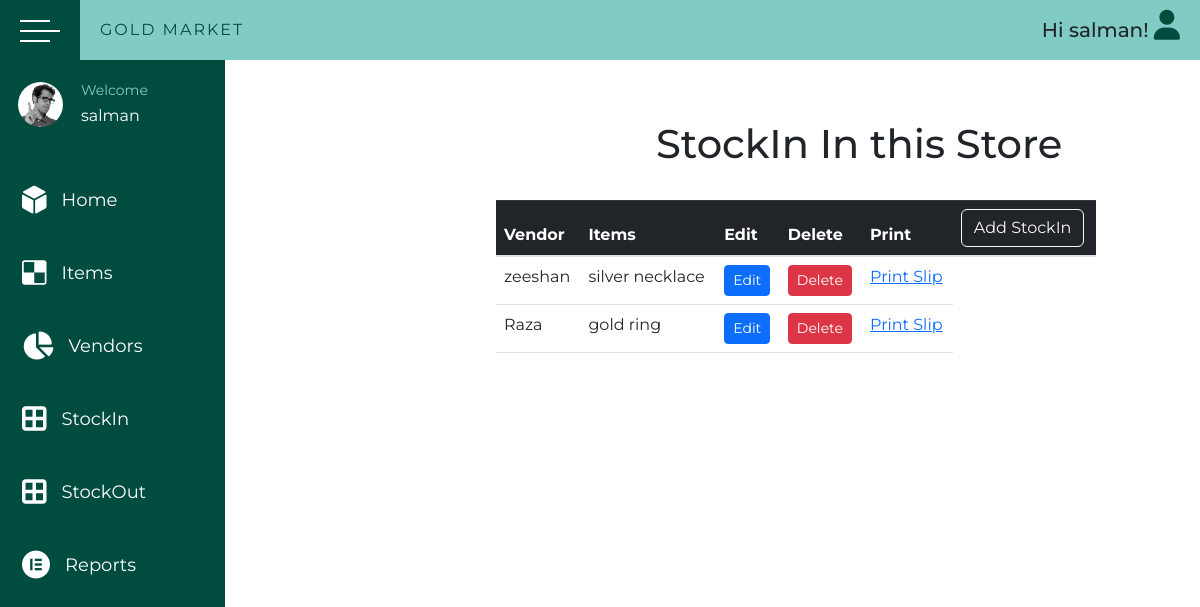
The page /shop/stockin (signed in) on the database its author committed.
### shop/models.py (models this page shows, shortened)
class User(AbstractUser):
    phone = models.CharField(max_length=15)
    class Meta:
        verbose_name = 'User'

class StockIn(models.Model):
    items = models.ForeignKey(Items, on_delete=models.CASCADE)
    vendor = models.ForeignKey(Vendors, on_delete=models.CASCADE)
    class Meta:
        verbose_name = 'StockIn'
        verbose_name_plural = 'StockIn'

class Vendors(models.Model):
    name = models.CharField(max_length=45)
    address = models.CharField(max_length=150)
    email = models.EmailField(unique=True)
    company = models.ForeignKey(Company, on_delete=models.CASCADE)
    def __str__(self):
        return self.name
    class Meta:
        verbose_name = 'Vendor'

class Items(models.Model):
    name = models.CharField(max_length=45)
    gross_weight = models.CharField(max_length=5)
    net_weight = models.CharField(max_length=5)
    labour_wastage = models.CharField(max_length=5)
    purity = models.CharField(max_length=5)
    fine = models.CharField(max_length=5)
    amount = models.CharField(max_length=10)
    type = models.ForeignKey(Types, on_delete=models.CASCADE)
    qr_code = models.ImageField(upload_to='qr_codes', blank=True)
    vendor = models.ForeignKey(Vendors, on_delete=models.CASCADE)
    def __str__(self):
        return str(self.name)
    class Meta:
        verbose_name = 'Item'

### shop/views.py (the view, shortened to what this page needs)
# urls.py: path('stockin', views.StockinView.as_view(), name='stockin'),
class StockinView(LoginRequiredMixin, ListView, FormView):
    model = StockIn
    template_name = "shop/stockin.html"
    context_object_name = "stockin"
    form_class = StockinForm
    success_url = "/shop/stockin"
    def get_context_data(self, **kwargs):
        context = super().get_context_data(**kwargs)
        context["stockin_form"] = StockinForm()
        return context

### shop/templates/shop/stockin.html (shortened to what this page needs)
{% extends 'shop/base/base.html' %}
{% load static %}
{% block css_files %}
  <link rel="stylesheet" href="{% static 'shop/items.css'%}" />
{% endblock %}
{% block content %}
  <h1 class="head">StockIn In this Store</h1>
  <table class="table w-50">
    <thead class="table-dark">
      <tr>
        <th scope="col">Vendor</th>
        <th scope="col">Items</th>
        <th scope="col">Edit</th>
        <th scope="col">Delete</th>
        <th scope="col">Print</th>
        <th scope="col"><button type="button" class="btn btn-outline-light" data-bs-toggle="modal" data-bs-target="#exampleModal">Add StockIn</button></th>
      </tr>
    </thead>
    <tbody>
      {% for stock in stockin %}
        <tr>
          <td>{{ stock.vendor }}</td>
          <td>{{ stock.items }}</td>
          <td><a class="js-edit btn btn-sm btn-primary" href="{% url 'stockin_update' stock.id %}">Edit</a></td>
          <td><a class="js-edit btn btn-sm btn-danger" href="{% url 'stockin_delete' stock.id %}">Delete</a></td>
          <td><a href="{% url 'slip' stock.id %}">Print Slip</a></td>
        </tr>
      {% endfor %}
    </tbody>
  </table>
{% endblock %}

### shop/templates/shop/base/base.html (shortened to what this page needs)
{% load static %}
<!DOCTYPE HTML>
<html lang="en">
  <head>
  <link rel="stylesheet" href="{% static 'shop/base.css' %}">
  <link rel="stylesheet" href="https://maxcdn.bootstrapcdn.com/bootstrap/4.0.0-beta/css/bootstrap.min.css">
   <link href="https://cdn.jsdelivr.net/npm/bootstrap@5.2.3/dist/css/bootstrap.min.css" rel="stylesheet" />
   <link href="https://cdn.jsdelivr.net/npm/bootstrap@5.2.3/dist/css/bootstrap.min.css" rel="stylesheet" />
    {% block css_files %}
    {% endblock %}
  </head>
  <body>
 <div class="wrapper">
        <div class="top_navbar">
          <div class="hamburger">
             <div class="hamburger__inner">
               <div class="one"></div>
               <div class="two"></div>
               <div class="three"></div>
             </div>
          </div>
          <div class="menu">
            <div class="logo">
              Gold Market
            </div>
            <div class="right_menu">
              <div class="login">
                {% if user.is_authenticated %}
                <h5>Hi {{ user.username }}!</h5>
                {% else %}
                <a href="{% url 'login' %}"><button>Login</button></a> |
                <a href="{% url 'signup' %}"><button>Signup</button></a>
                {% endif %}
                </div>
              <ul>
                <li><i class="fas fa-user"></i>
                </li>
              </ul>
            </div>
          </div>
        </div>
        <div class="main_container">
            <div class="sidebar">
                <div class="sidebar__inner">
                  <div class="profile">
                    <div class="img">
                      <img src="{% static 'shop/images/user2-160x160.jpg'%}" alt="profile_pic">
                    </div>
                    <div class="profile_info">
                       <p>Welcome</p>
                       <p class="profile_name">{{ user.username }}</p>
                    </div>
                  </div>
                  <ul>
                    <li>
                      <a href="{% url 'home' %}">
                        <span class="icon"><i class="fas fa-dice-d6"></i></span>
                        <span class="title">Home</span>
                      </a>
                    </li>
                    <li>
                      <a href="{% url 'items' %}">
                        <span class="icon"><i class="fab fa-delicious"></i></span>
                        <span class="title">Items</span>
                      </a>
                    </li>
                    <li>
                      <a href="{% url 'vendors' %}">
                        <span class="icon"><i class="fas fa-chart-pie"></i></span>
                        <span class="title">Vendors</span>
                      </a>
                    </li>
                    <li>
                      <a href="{% url 'stockin' %}">
                        <span class="icon"><i class="fas fa-border-all"></i></span>
                        <span class="title">StockIn</span>
                      </a>
                    </li>
                    <li>
                      <a href="{% url 'stockout' %}">
                        <span class="icon"><i class="fas fa-border-all"></i></span>
                        <span class="title">StockOut</span>
                      </a>
                    </li>
                    <li>
                      <a href="{% url 'reports' %}">
                        <span class="icon"><i class="fab fa-elementor"></i></span>
                        <span class="title">Reports</span>
                      </a>
                    </li>
                  </ul>
                </div>
            </div>
            <div class="container">
            </div>
      {% block content %}
      {% endblock %}
  </body>
  </html>

### shop/static/shop/base.css (style rules this page uses)
* { margin: 0; padding: 0; list-style: none; box-sizing: border-box; text-decoration: none; font-family: "Montserrat", sans-serif; }
.wrapper { width: 100%; height: 100%; }
.top_navbar { background: #80cbc4; height: 60px; display: flex; position: fixed; width: 100%; top: 0; }
.top_navbar .hamburger { width: 80px; background: #004d40; position: relative; font-size: 28px; }
.top_navbar .hamburger .hamburger__inner { position: absolute; top: 50%; left: 50%; transform: translate(-50%, -50%); cursor: pointer; width: 40px; height: 20px; }
.top_navbar .hamburger__inner > div { width: 30px; height: 2px; background: #fff; position: absolute; top: 0; left: 0; }
.top_navbar .hamburger div.two { top: 10px; width: 40px; }
.top_navbar .hamburger div.three { top: 20px; }
.top_navbar .menu { width: calc(100% - 80px); height: 100%; display: flex; justify-content: space-between; align-items: center; padding: 0 20px; }
.top_navbar .menu .logo { color: #004d40; text-transform: uppercase; letter-spacing: 2px; }
.top_navbar .menu .right_menu .login { margin-left: -15rem; margin-top: 1rem; margin-bottom: -2rem; }
.top_navbar .menu .right_menu .login h5 { margin-left: 8rem; margin-top: 1rem; margin-bottom: -2rem; }
.top_navbar .menu .right_menu ul { display: flex; }
.top_navbar .menu .right_menu ul li { position: relative; }
.top_navbar .menu .right_menu ul li .fas { font-size: 30px; cursor: pointer; color: #004d40; }
.main_container .sidebar { position: fixed; top: 60px; left: 0; width: 225px; height: 100%; background: #004d40; transition: all 0.3s ease; }
.main_container .sidebar .sidebar__inner { position: relative; }
.main_container .sidebar .profile { display: flex; align-items: center; color: #fff; padding: 20px 0; white-space: nowrap; transition: all 0.3s ease; }
.main_container .sidebar .profile .img { padding: 0 18px; }
.main_container .sidebar .profile img { width: 45px; border-radius: 50%; margin-top: -1rem; }
.main_container .sidebar .profile p:first-child { font-size: 14px; color: #80cbc4; margin-bottom: 3px; }
.main_container .container { margin-top: 60px; width: calc(100% - 225px); margin-left: 225px; padding: 30px; transition: all 0.3s ease; }
.main_container .sidebar ul li a { color: #fff; font-size: 18px; padding: 15px 54px; white-space: nowrap; display: flex; align-items: center; text-decoration: none; margin-bottom: 1px; transition: all 0.3s ease; }
.main_container .sidebar ul li a .icon { margin-right: 15px; font-size: 28px; margin-left: -2rem; }
.main_container .sidebar ul li a span { display: inline-block; }
ul { padding-left: 0 !important; }

### shop/static/shop/items.css (style rules this page uses)
.table { margin-top: 2rem; margin-left: 31rem; }
.head { margin-left: 41rem; }

### rows shown on the page
User: username "salman"
StockIn: vendor "zeeshan", items "silver necklace"
StockIn: vendor "Raza", items "gold ring"
